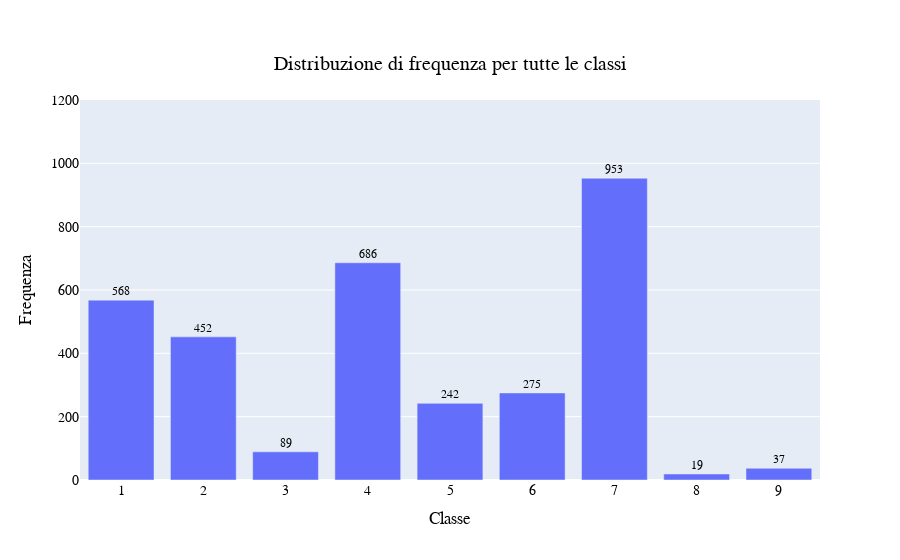

Notebook code cell kept with this figure:
### Code cell
# Conta i valori delle classi e li ordina
plot_dist = training_tot_noprocess['Class'].value_counts().sort_index()

# Crea il grafico a barre con personalizzazioni
fig = px.bar(
    plot_dist,
    title='Distribuzione di frequenza per tutte le classi',  # Titolo del grafico
    text_auto=True,  # Mostra il valore delle barre
    labels={'index': 'Classe', 'value': 'Frequenza'}  # Etichette personalizzate degli assi
)

# Personalizza il layout del grafico
fig.update_layout(
    title={
        'text': 'Distribuzione di frequenza per tutte le classi',
        'y': 0.9,  # Posizione verticale del titolo
        'x': 0.5,  # Posizione orizzontale (centrato)
        'xanchor': 'center',
        'yanchor': 'top'
    },
    xaxis_title='Classe',  # Etichetta asse X
    yaxis_title='Frequenza',  # Etichetta asse Y
    font=dict(
        family="Arial, sans-serif",  # Font del testo
        size=14,  # Dimensione del font
        color="black"  # Colore del testo
    ),
    showlegend=False  # Rimuove la legenda
)

# Imposta il limite massimo dell'asse y a 1200
fig.update_yaxes(range=[0, 1200])

# Aggiungi spaziatura per il testo sulle barre e regola la dimensione del testo
fig.update_traces(
    textfont_size=12,  # Dimensione del testo automatico sulle barre
    textposition='outside'  # Posizionamento del testo sopra le barre
)

# Mostra il grafico
fig.show()

### Figure 1 — Plotly figure (JSON) as saved in the notebook; plotly's stock layout.template omitted (floating-point values rounded to 4 significant figures)
{"data": [{"alignmentgroup": "True", "hovertemplate": "variable=count<br>Class=%{x}<br>Frequenza=%{y}<extra></extra>", "legendgroup": "count", "marker": {"color": "#636efa", "pattern": {"shape": ""}}, "name": "count", "offsetgroup": "count", "orientation": "v", "showlegend": true, "textfont": {"size": 12}, "textposition": "outside", "texttemplate": "%{y}", "type": "bar", "x": [1, 2, 3, 4, 5, 6, 7, 8, 9], "xaxis": "x", "y": [568, 452, 89, 686, 242, 275, 953, 19, 37], "yaxis": "y"}], "layout": {"autosize": true, "barmode": "relative", "font": {"color": "black", "family": "Arial, sans-serif", "size": 14}, "legend": {"title": {"text": "variable"}, "tracegroupgap": 0}, "showlegend": false, "title": {"text": "Distribuzione di frequenza per tutte le classi", "x": 0.5, "xanchor": "center", "y": 0.9, "yanchor": "top"}, "xaxis": {"anchor": "y", "autorange": true, "domain": [0, 1], "range": [0.5, 9.5], "title": {"text": "Classe"}, "type": "linear"}, "yaxis": {"anchor": "x", "domain": [0, 1], "range": [0, 1200], "title": {"text": "Frequenza"}, "type": "linear"}}}
